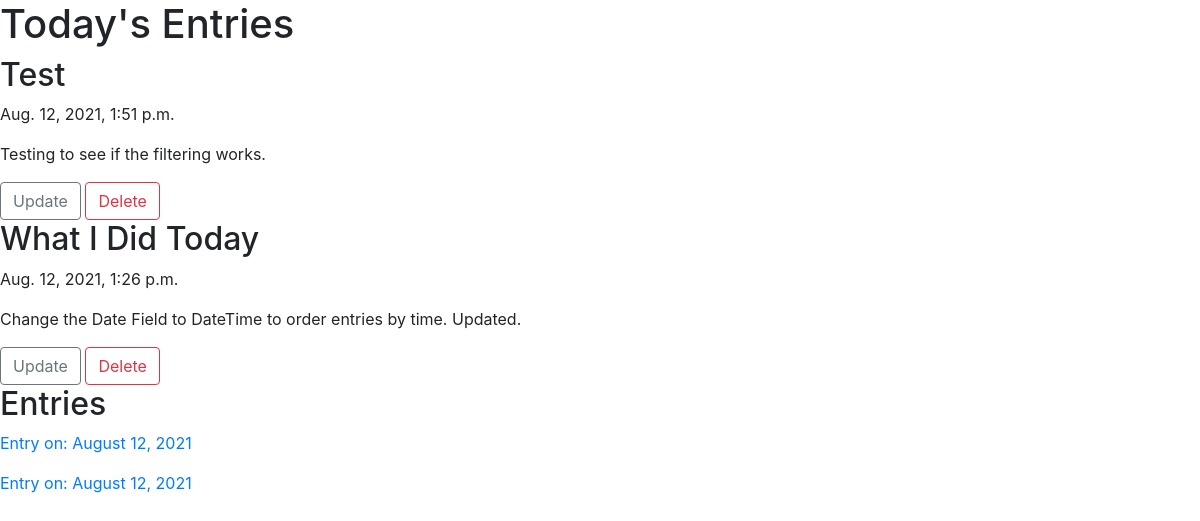
Screenshot of /diary/2/ with the database file from the repository.
### diary/models.py (models this page shows, shortened)
class Entry(models.Model):
    title = models.CharField(max_length=30)
    date = models.DateTimeField(auto_now_add=True)
    author = models.ForeignKey(User, on_delete=models.CASCADE)
    content = models.TextField()

### diary/views.py (the view)
# urls.py: path('<int:pk>/', EntryListView.as_view(), name='diary-home'),
class EntryListView(ListView):
    model = Entry
    template_name = 'diary/home.html'
    context_object_name = 'entries'
    ordering = ['-date']
    def get_context_data(self, **kwargs):
        context = super().get_context_data(**kwargs)
        todays_entry = Entry.objects.filter(date__date=date.today()).order_by('-date__hour','-date__minute')
        context['todays_entry'] = todays_entry
        return context

### diary/templates/diary/home.html (shortened to what this page needs)
{% extends "projects/base.html" %}
    {% block content %}
    <h1>Today's Entries</h1>
    {% if not todays_entry %}
        <p>No entries for today.</p>
        <a class="btn btn-outline-secondary" href="{% url 'entry-create'%}">Write an Entry</a>
    {% else %}
    {% for entry in todays_entry %}
        <h2>{{ entry.title }}</h2>
        <p>{{ entry.date|date }}, {{ entry.date|time }}</p>
        <p>{{ entry.content }}</p>
        <a class="btn btn-outline-secondary" href="{% url 'entry-update' entry.id %}">Update</a>
        <a class="btn btn-outline-danger" href="{% url 'entry-delete' entry.id %}">Delete</a>
    {% endfor %}
    {% endif %}
    <h2>Entries</h2>
        {% for entry in entries %}
        <p><a href="{% url 'entry-detail' entry.id %}">Entry on: {{ entry.date|date:"F d, Y" }}</a></p>
        {% endfor %}
    {% endblock content %}

### projects/templates/projects/base.html (shortened to what this page needs)
<!DOCTYPE html>
<html lang="en">
<head>
    <link rel="stylesheet" href="https://maxcdn.bootstrapcdn.com/bootstrap/4.0.0/css/bootstrap.min.css">
</head>
<body>
    {% block content %}
    {% endblock content %}
</body>
</html>

### rows the page displays
Entry: title "Test", date "Aug. 12, 2021", date "1:51 p.m.", content "Testing to see if the filtering works.", date "August 12, 2021"
Entry: title "What I Did Today", date "Aug. 12, 2021", date "1:26 p.m.", content "Change the Date Field to DateTime to order entries by time. Updated.", date "August 12, 2021"
